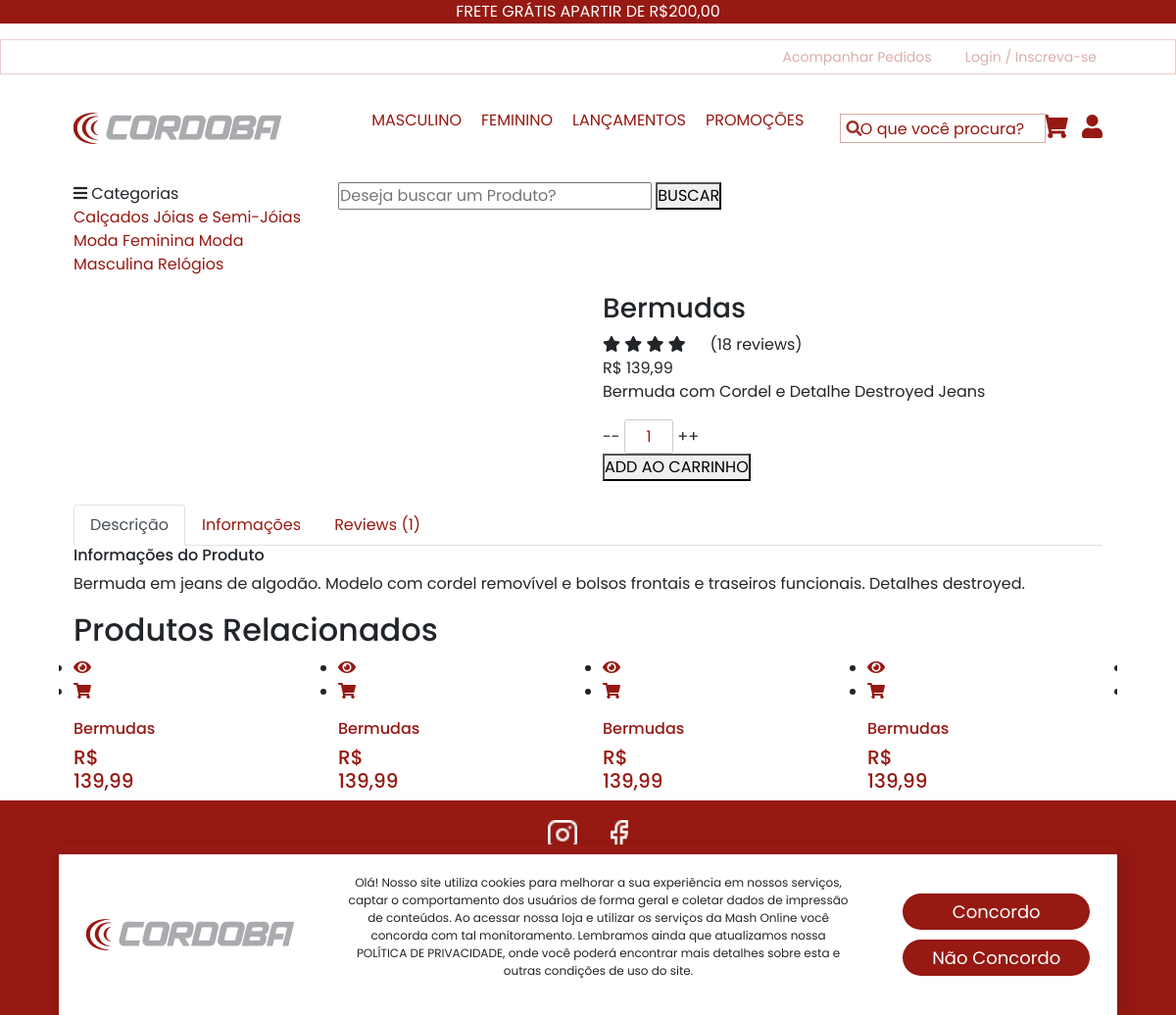
The app's page /produto-bermudas with its own data.
### tables this page shows
CREATE TABLE `categorias` (
  `id` int(11) NOT NULL AUTO_INCREMENT,
  `nome` varchar(50) NOT NULL,
  `nome_url` varchar(50) NOT NULL,
  `imagem` varchar(100) NOT NULL,
  PRIMARY KEY (`id`)
);

CREATE TABLE `produtos` (
  `id` int(11) NOT NULL AUTO_INCREMENT,
  `categoria` int(11) NOT NULL,
  `sub_categoria` int(11) NOT NULL,
  `nome` varchar(100) NOT NULL,
  `nome_url` varchar(100) NOT NULL,
  `descricao` varchar(1000) NOT NULL,
  `descricao_longa` text NOT NULL,
  `valor` decimal(10,2) NOT NULL,
  `imagem` varchar(100) NOT NULL,
  `estoque` int(11) NOT NULL,
  `tipo_envio` int(11) NOT NULL,
  `palavras` varchar(250) NOT NULL,
  `ativo` varchar(5) NOT NULL,
  `peso` double(8,2) DEFAULT NULL,
  `largura` double(8,2) DEFAULT NULL,
  `altura` double(8,2) DEFAULT NULL,
  `comprimento` double(8,2) DEFAULT NULL,
  `modelo` varchar(100) DEFAULT NULL,
  `valor_frete` decimal(8,2) DEFAULT NULL,
  `promocao` varchar(5) NOT NULL,
  PRIMARY KEY (`id`)
);

### produto.php (the view, shortened to what this page needs)
<?php
require_once("cabecalho.php");
require_once("conexao.php");
?>
<?php
require_once("cabecalho-busca.php");
?>
<?php
$produto_get = @$_GET['nome'];
?>
<?php
$query = $pdo->query("SELECT * FROM produtos where nome_url = '$produto_get' ");
$res = $query->fetchAll(PDO::FETCH_ASSOC);
$nome = $res[0]['nome'];
$sub_cat = $res[0]['sub_categoria'];
$valor = $res[0]['valor'];
$descricao = $res[0]['descricao'];
$desc_longa = $res[0]['descricao_longa'];
 $valor = number_format($valor, 2, ',', '.');
?>
<section class="product-details spad">
    <div class="container">
        <div class="row">
            <div class="col-lg-6 col-md-6">
                <div class="product__details__pic">
                    <div class="product__details__pic__item">
                    </div>
                </div>
            </div>
            <div class="col-lg-6 col-md-6">
                <div class="product__details__text">
                    <h3><?php echo $nome ?></h3>
                    <div class="product__details__rating">
                        <i class="fa fa-star"></i>
                        <i class="fa fa-star"></i>
                        <i class="fa fa-star"></i>
                        <i class="fa fa-star"></i>
                        <i class="fa fa-star-half-o"></i>
                        <span>(18 reviews)</span>
                    </div>
                    <div class="product__details__price">R$ <?php echo $valor ?></div>
                    <p><?php echo $descricao ?></p>
                    <form method="post" id="form-add">
                    <div class="product__details__quantity">
                        <div class="quantity">
                            <div class="pro-qty">
                                <input type="text" name="quantidade" value="1">
                            </div>
                        </div>
                    </div>
                    <button class="primary-btn" id="btn-add-car">ADD AO CARRINHO</button>
                        </form>
                </div>
            </div>
            <div class="col-lg-12">
                <div class="product__details__tab">
                    <ul class="nav nav-tabs" role="tablist">
                        <li class="nav-item">
                            <a class="nav-link active" data-toggle="tab" href="#tabs-1" role="tab"
                            aria-selected="true">Descrição</a>
                        </li>
                        <li class="nav-item">
                            <a class="nav-link" data-toggle="tab" href="#tabs-2" role="tab"
                            aria-selected="false">Informações</a>
                        </li>
                        <li class="nav-item">
                            <a class="nav-link" data-toggle="tab" href="#tabs-3" role="tab"
                            aria-selected="false">Reviews <span>(1)</span></a>
                        </li>
                    </ul>
                    <div class="tab-content">
                        <div class="tab-pane active" id="tabs-1" role="tabpanel">
                            <div class="product__details__tab__desc">
                                <h6>Informações do Produto</h6>
                                <p><?php echo $desc_longa ?></p>
                            </div>
                        </div>
                    </div>
                </div>
            </div>
        </div>
    </div>
</section>
<section class="related-product">
    <div class="container">
        <div class="row">
            <div class="col-lg-12">
                <div class="section-title related__product__title">
                    <h2>Produtos Relacionados</h2>
                </div>
            </div>
        </div>
        <div class="row">
            <div class="categories__slider owl-carousel">
            <?php
 $query = $pdo->query("SELECT * FROM produtos where sub_categoria = '$sub_cat' order by id desc  ");
 $res = $query->fetchAll(PDO::FETCH_ASSOC);
 for ($i=0; $i < count($res); $i++) {
  $nome = $res[$i]['nome'];
  $valor = $res[$i]['valor'];
  $nome_url = $res[$i]['nome_url'];
  $imagem = $res[$i]['imagem'];
  $promocao = $res[$i]['promocao'];
  $id = $res[$i]['id'];
  $valor = number_format($valor, 2, ',', '.');
  if($promocao == 'Sim'){
    $queryp = $pdo->query("SELECT * FROM promocoes where id_produto = '$id' ");
    $resp = $queryp->fetchAll(PDO::FETCH_ASSOC);
    $valor_promo = $resp[0]['valor'];
    $desconto = $resp[0]['desconto'];
    $valor_promo = number_format($valor_promo, 2, ',', '.');
    ?>
   <div class="col-lg-3 col-md-4 col-sm-6 mix sapatos fresh-meat">
                    <div class="product__discount__item">
                        <div class="product__discount__item__pic set-bg"
                        data-setbg="img/produtos/<?php echo $imagem ?>">
                        <div class="product__discount__percent">-<?php echo $desconto ?>%</div>
                        <ul class="product__item__pic__hover">
                           <li><a href="produto-<?php echo $nome_url ?>"><i class="fa fa-eye"></i></a></li>
                           <li><a href="#"><i class="fa fa-shopping-cart"></i></a>
                           </ul>
                       </div>
                       <div class="product__discount__item__text">
                        <h5><a href="produto-<?php echo $nome_url ?>"><?php echo $nome ?></a></h5>
                        <div class="product__item__price">R$ <?php echo $valor_promo ?> <span>R$ <?php echo $valor ?></span></div>
                    </div>
                </div>
            </div>
   <?php }else{ ?>
<div class="col-lg-3 col-md-4 col-sm-6 mix sapatos fresh-meat">
    <div class="featured__item">
        <div class="featured__item__pic set-bg" data-setbg="img/produtos/<?php echo $imagem ?>">
            <ul class="featured__item__pic__hover">
                <li><a href="produto-<?php echo $nome_url ?>"><i class="fa fa-eye"></i></a></li>
                <li><a href="#"><i class="fa fa-shopping-cart"></i></a></li>
            </ul>
        </div>
        <div class="featured__item__text">
            <a href="produto-<?php echo $nome_url ?>"><h6><?php echo $nome ?></h6>
                <h5>R$ <?php echo $valor ?></h5></a>
            </div>
        </div>
    </div>
<?php } } ?>
    </div>
        </div>
    </div>
</section>
<?php
require_once("rodape.php");
?>

### cabecalho-busca.php (shortened to what this page needs)
<?php
require_once("conexao.php");
 ?>
    <section class="hero hero-normal">
        <div class="container">
            <div class="row">
                <div class="col-lg-3">
                    <div class="hero__categories">
                        <div class="hero__categories__all">
                            <i class="fa fa-bars"></i>
                            <span>Categorias</span>
                        </div>
                        <ul>
                             <?php
                        $query = $pdo->query("SELECT * FROM categorias order by nome asc ");
                        $res = $query->fetchAll(PDO::FETCH_ASSOC);
                        for ($i=0; $i < count($res); $i++) {
                          $nome = $res[$i]['nome'];
                          $nome_url = $res[$i]['nome_url'];
                          ?>
                          <a href="sub-categoria-de-<?php echo $nome_url ?>"><?php echo $nome ?></a>
                          <?php } ?>
                        </ul>
                    </div>
                </div>
                <div class="col-lg-9">
                    <div class="hero__search">
                        <div class="hero__search__form">
                            <form action="lista-produtos.php" method="get">
                                <input name="txtBuscar" type="text" placeholder="Deseja buscar um Produto?">
                                <button type="submit" class="site-btn">BUSCAR</button>
                            </form>
                        </div>
                    </div>
                </div>
            </div>
        </div>
    </section>

### css/style.css (style rules this page uses)
:root { --dark-red: #961913; --cinza: rgba(196, 196, 196, 0.05); --cinza-medio: rgba(196, 196, 196, 0.12); --cinza-medio24: rgba(196, 196, 196, 0.24); --red : #ff2020; --grey : #dcdcdc; --white : #fff; --darkgrey : #333; --yellow : #ffd513; }
* { margin: 0; padding: 0; box-sizing: border-box; font-family: 'Poppins', sans-serif; }
a { color: var(--dark-red); text-decoration: none; }
body { height: 100%; }
.container { width: min(90%, 1200px); margin: 0 auto; }
.pro-qty input { width: 50px; height: 35px; text-align: center; color: var(--dark-red); padding: 0 15px; border: 1px solid #ccc; border-radius: 3px; }

### records on screen
categorias: nome "Calçados"
categorias: nome "Jóias e Semi-Jóias"
categorias: nome "Moda Feminina"
categorias: nome "Moda Masculina"
categorias: nome "Relógios"
produtos: nome "Bermudas", valor "139,99", descricao "Bermuda com Cordel e Detalhe Destroyed Jeans", descricao_longa "Bermuda em jeans de algodão. Modelo com cordel removível e bolsos frontais e traseiros funcionais. Detalhes destroyed."

### other values on screen
$texto_destaque "FRETE GRÁTIS APARTIR DE R$200,00"
